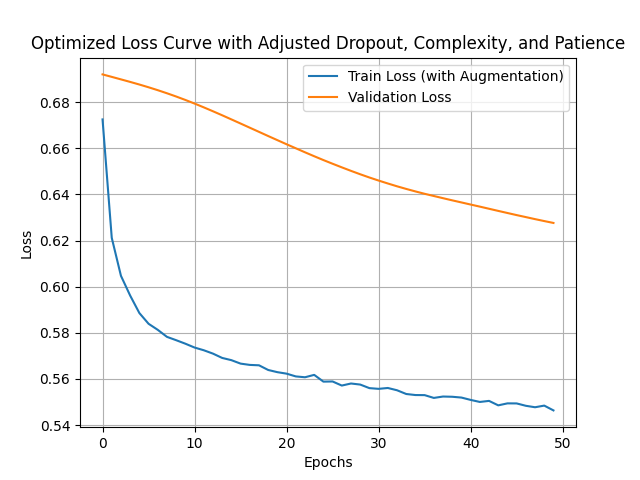

The Python source for this figure:
import os
import numpy as np
import matplotlib.pyplot as plt
from tensorflow.keras.preprocessing.image import load_img, img_to_array, ImageDataGenerator
from tensorflow.keras.models import Sequential
from tensorflow.keras.layers import Dense, Conv2D, MaxPooling2D, UpSampling2D, Flatten, Reshape, Dropout, BatchNormalization
from tensorflow.keras.optimizers import Adam
from tensorflow.keras.callbacks import ReduceLROnPlateau, EarlyStopping

# 1. Bilder laden und vorverarbeiten
def load_images(image_folder):
    images = []
    for file_name in os.listdir(image_folder):
        if file_name.endswith('.jpg'):  # Auf '.jpg' prüfen
            image = load_img(os.path.join(image_folder, file_name), target_size=(256, 256), color_mode='grayscale')
            image = img_to_array(image)
            images.append(image)
    images = np.array(images, dtype='float32') / 255.0  # Normalisierung
    return images

# Pfade zu den Ordnern
train_image_folder = 'C:\\Users\\dokov\\Documents\\Uni\\HiWi\\Keytool\\bilder256'  # Trainingsdaten
val_image_folder = 'C:\\Users\\dokov\\Documents\\Uni\\HiWi\\Keytool\\val'  # Validierungsdaten

# Trainings- und Validierungsbilder laden
x_train = load_images(train_image_folder)
x_val = load_images(val_image_folder)

# 2. Datenaugmentation einrichten (leicht angepasst)
datagen = ImageDataGenerator(
    rotation_range=10,  # Leicht reduzierte Rotation
    width_shift_range=0.1,  # Leicht reduzierte Verschiebung
    height_shift_range=0.1,  # Leicht reduzierte Verschiebung
    shear_range=0.1,  # Leicht reduzierte Verzerrung
    zoom_range=0.1,  # Leicht reduzierter Zoom
    horizontal_flip=True,  # Horizontales Spiegeln bleibt gleich
    fill_mode='nearest'
)

# 3. Encoder-Decoder-Modell definieren mit angepasster Komplexität und Dropout-Rate
def create_autoencoder(input_shape=(256, 256, 1)):
    model = Sequential()
    
    # Encoder
    model.add(Conv2D(32, kernel_size=(3, 3), activation='relu', padding='same', input_shape=input_shape))  # Filterzahl angepasst
    model.add(BatchNormalization())
    model.add(MaxPooling2D(pool_size=(2, 2), padding='same'))
    model.add(Conv2D(64, kernel_size=(3, 3), activation='relu', padding='same'))
    model.add(BatchNormalization())
    model.add(MaxPooling2D(pool_size=(2, 2), padding='same'))
    model.add(Conv2D(128, kernel_size=(3, 3), activation='relu', padding='same'))
    model.add(BatchNormalization())
    model.add(MaxPooling2D(pool_size=(2, 2), padding='same'))
    
    # Flattening before Dense Layers
    model.add(Flatten())
    model.add(Dense(256, activation='relu'))
    model.add(Dropout(0.3))  # Dropout Rate angepasst
    model.add(Dense(65536, activation='relu'))

    # Reshape zurück zu Feature Maps für den Decoder
    model.add(Reshape((32, 32, 64)))

    # Decoder
    model.add(Conv2D(128, kernel_size=(3, 3), activation='relu', padding='same'))
    model.add(BatchNormalization())
    model.add(UpSampling2D((2, 2)))
    model.add(Conv2D(64, kernel_size=(3, 3), activation='relu', padding='same'))
    model.add(BatchNormalization())
    model.add(UpSampling2D((2, 2)))
    model.add(Conv2D(32, kernel_size=(3, 3), activation='relu', padding='same'))
    model.add(UpSampling2D((2, 2)))
    model.add(Conv2D(1, kernel_size=(3, 3), activation='sigmoid', padding='same'))
    
    model.compile(optimizer=Adam(learning_rate=0.00005), loss='binary_crossentropy')
    return model

# Autoencoder-Modell erstellen
autoencoder = create_autoencoder()

# Lernraten-Scheduler und EarlyStopping hinzufügen
lr_scheduler = ReduceLROnPlateau(monitor='val_loss', factor=0.5, patience=3, verbose=1)
early_stopping = EarlyStopping(monitor='val_loss', patience=5, restore_best_weights=True, verbose=1)

# 4. Modell trainieren mit augmentierten Daten und Loss-Kurve darstellen
history = autoencoder.fit(
    datagen.flow(x_train, x_train, batch_size=64),
    steps_per_epoch=len(x_train) // 64,
    epochs=50,
    validation_data=(x_val, x_val),
    callbacks=[lr_scheduler, early_stopping],
    verbose=1
)

plt.plot(history.history['loss'], label='Train Loss (with Augmentation)')
plt.plot(history.history['val_loss'], label='Validation Loss')
plt.title('Optimized Loss Curve with Adjusted Dropout, Complexity, and Patience')
plt.xlabel('Epochs')
plt.ylabel('Loss')
plt.legend()
plt.grid(True)
plt.show()

# 5. Modellbewertung
test_loss = autoencoder.evaluate(x_val, x_val)
print(f'Test Loss: {test_loss}')
